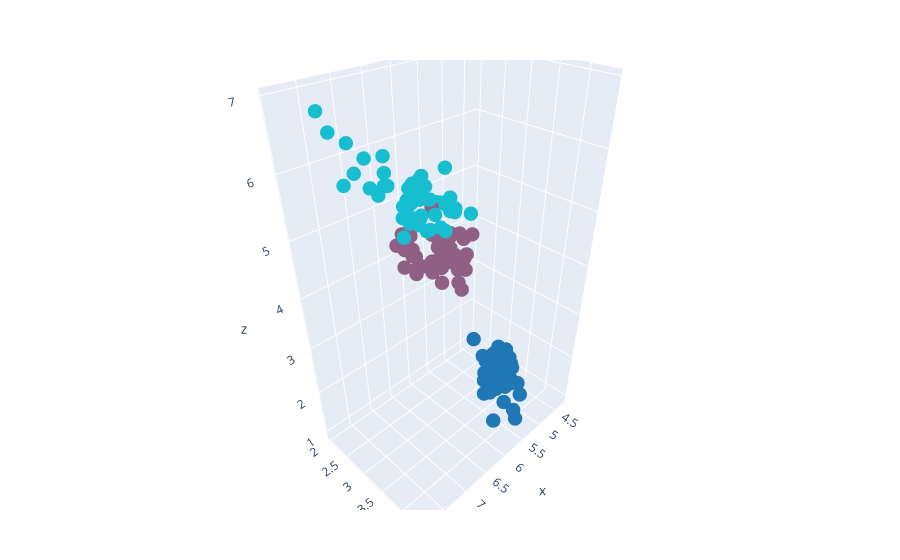

Write notebook code for a chart like this one.
### Code cell
import PlotlyJS
PlotlyJS.plot([PlotlyJS.scatter3d(; x= irisM[:,1], y= irisM[:,2], z = irisM[:,3], 
                                   mode = "markers",
 marker = PlotlyJS.attr(size = 5, color = colours[levelcode.(iris[:, :Species])]
))])

### Figure 1 — Plotly figure (JSON) as saved in the notebook; plotly's stock layout.template omitted (floating-point values rounded to 4 significant figures; data arrays with more than 128 entries replaced by an {"elided": "..."} marker saying what was removed)
{"data": [{"marker": {"color": {"elided": "150 str values"}, "size": 5}, "mode": "markers", "type": "scatter3d", "x": {"elided": "150 float values"}, "y": {"elided": "150 float values"}, "z": {"elided": "150 float values"}}], "layout": {"margin": {"b": 50, "l": 50, "r": 50, "t": 60}}}
